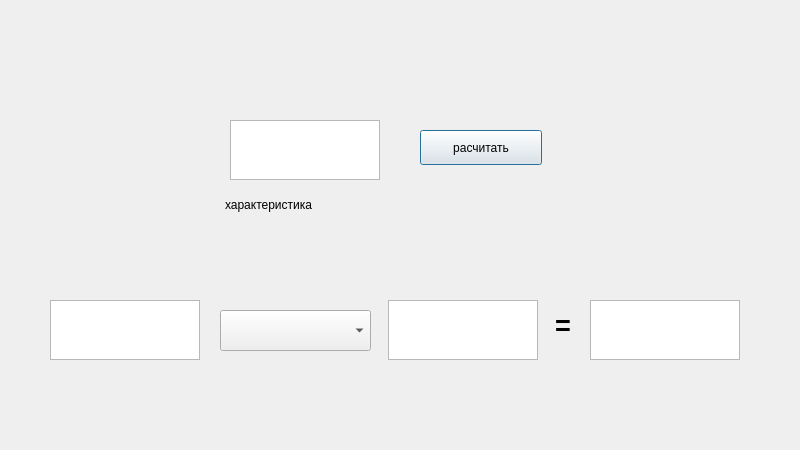
<?xml version="1.0" encoding="UTF-8"?>
<ui version="4.0">
 <class>actionSimple</class>
 <widget class="QDialog" name="actionSimple">
  <property name="geometry">
   <rect>
    <x>0</x>
    <y>0</y>
    <width>800</width>
    <height>450</height>
   </rect>
  </property>
  <property name="windowTitle">
   <string>simple operations</string>
  </property>
  <widget class="QTextEdit" name="textEdit_1">
   <property name="geometry">
    <rect>
     <x>230</x>
     <y>120</y>
     <width>150</width>
     <height>60</height>
    </rect>
   </property>
  </widget>
  <widget class="QTextEdit" name="textEdit_2">
   <property name="geometry">
    <rect>
     <x>50</x>
     <y>300</y>
     <width>150</width>
     <height>60</height>
    </rect>
   </property>
  </widget>
  <widget class="QTextEdit" name="textEdit_3">
   <property name="geometry">
    <rect>
     <x>388</x>
     <y>300</y>
     <width>150</width>
     <height>60</height>
    </rect>
   </property>
  </widget>
  <widget class="QPushButton" name="pushButton">
   <property name="geometry">
    <rect>
     <x>420</x>
     <y>130</y>
     <width>122</width>
     <height>35</height>
    </rect>
   </property>
   <property name="text">
    <string>расчитать</string>
   </property>
  </widget>
  <widget class="QTextEdit" name="textEdit_4">
   <property name="geometry">
    <rect>
     <x>590</x>
     <y>300</y>
     <width>150</width>
     <height>60</height>
    </rect>
   </property>
  </widget>
  <widget class="QComboBox" name="comboBox">
   <property name="enabled">
    <bool>true</bool>
   </property>
   <property name="geometry">
    <rect>
     <x>220</x>
     <y>310</y>
     <width>151</width>
     <height>41</height>
    </rect>
   </property>
  </widget>
  <widget class="QLabel" name="label">
   <property name="geometry">
    <rect>
     <x>555</x>
     <y>310</y>
     <width>16</width>
     <height>31</height>
    </rect>
   </property>
   <property name="font">
    <font>
     <pointsize>20</pointsize>
     <weight>75</weight>
     <bold>true</bold>
    </font>
   </property>
   <property name="text">
    <string>=</string>
   </property>
  </widget>
  <widget class="QLabel" name="label_2">
   <property name="geometry">
    <rect>
     <x>225</x>
     <y>190</y>
     <width>160</width>
     <height>30</height>
    </rect>
   </property>
   <property name="text">
    <string>характеристика</string>
   </property>
  </widget>
 </widget>
 <resources/>
 <connections/>
</ui>
